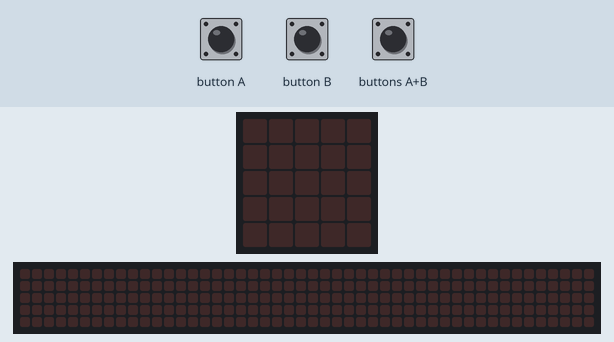
Bench run of a program on a simulated BBC micro:bit (MakeCode). Shown: the board's 5×5 LED display, a strip that is not on the board, showing the scrolling text unrolled. Inputs (shaded band) come from the test bench. Random numbers come from a fixed seed; the 48×5 strip is a reading aid, not a part: it shows the text the display is scrolling, unrolled, one strip-width of it at a time.

Above: at 1.2 s.
1.3 s: button A pressed for 0.15 s
At 1.52 s:
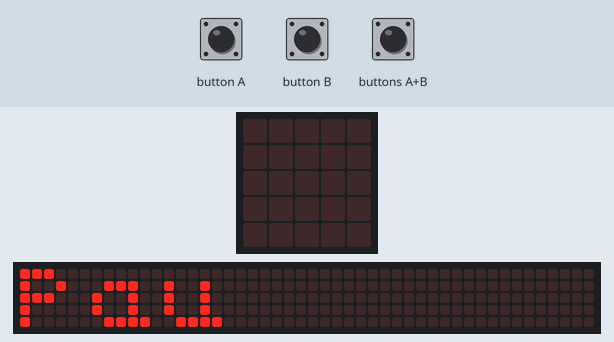
4.3 s: button B pressed for 0.15 s
At 5.3 s:
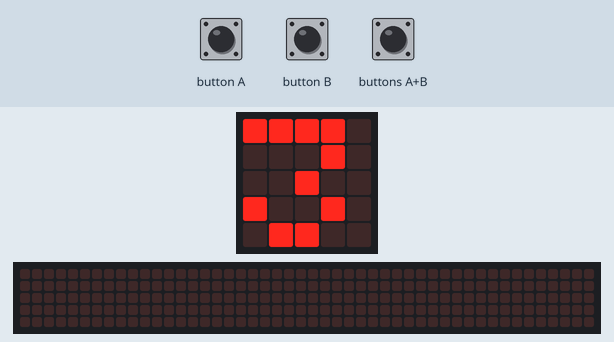
6.5 s: button A pressed for 0.15 s
At 6.72 s:
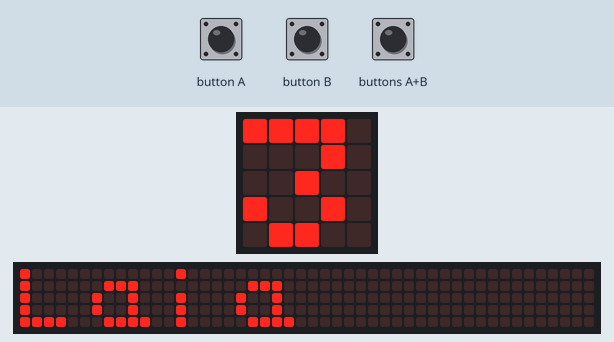
9.5 s: button A pressed for 0.15 s
At 11.37 s:
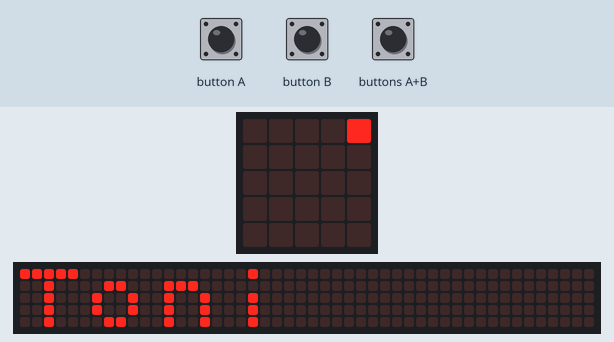
12.6 s: button A pressed for 0.15 s
At 15.72 s:
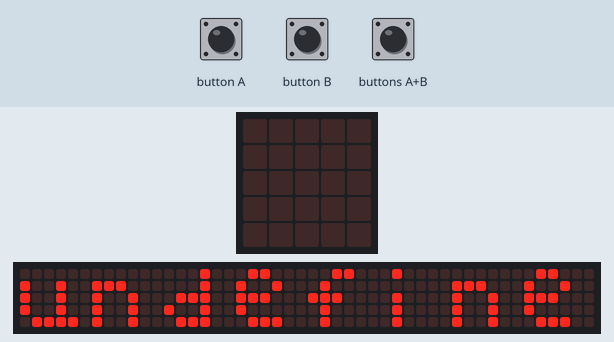

The program:

main.ts
```typescript
input.onButtonPressed(Button.A, function () {
    encarregat = disponibles[randint(0, disponibles.length - 1)]
    itemm = disponibles.indexOf(encarregat)
    ocupats.push(itemm)
    basic.showString("" + (encarregat))
    eraser = disponibles.removeAt(itemm)
})
input.onButtonPressed(Button.AB, function () {
    basic.showNumber(ocupats.length)
})
input.onButtonPressed(Button.B, function () {
    basic.showNumber(disponibles.length)
})
let eraser = ""
let itemm = 0
let encarregat = ""
let ocupats: number[] = []
let disponibles: string[] = []
let A1 = "Pau"
let A2 = "Laia"
let A3 = "Toni"
disponibles = [A1, A2, A3]
ocupats = []
basic.forever(function () {

})
```

test.ts
```typescript
// aquí va el archivo "tests"; esto no se compilará cuando este paquete se utilice como una extensión.
```

Measured:
- after the input at 1.3 s, the display: changes after 0.15 s (image 1)
- after the input at 6.5 s, the display: changes after 0.15 s (image 3)
